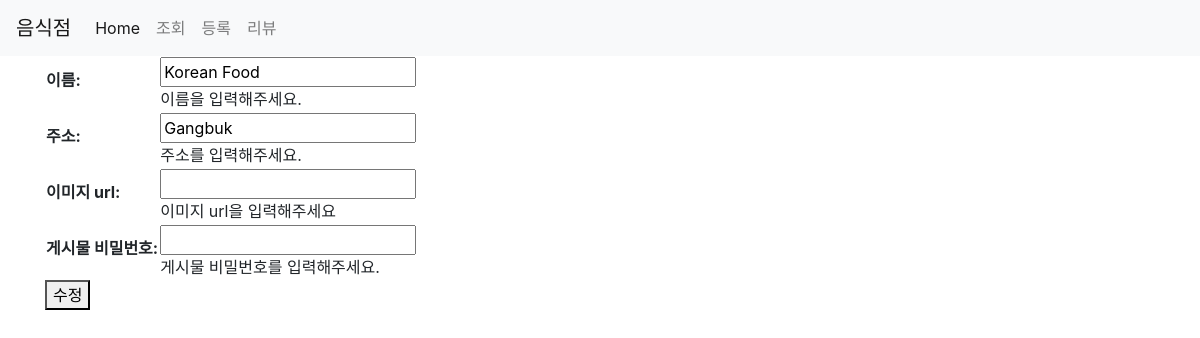
Before: /third/update/?id=2 with the older database file.
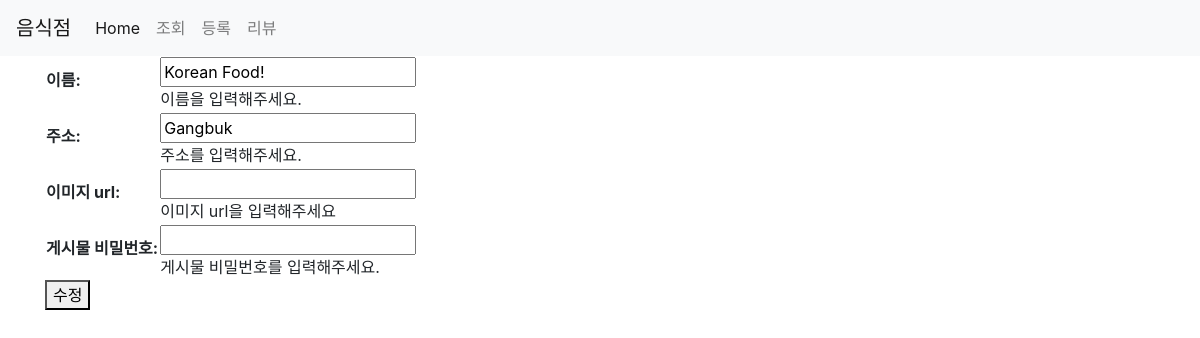
After: the same page with the newer database file.
### third/models.py (models this page shows)
class Restaurant(models.Model):
    name = models.CharField(max_length=30)
    address = models.CharField(max_length=200)
    password = models.CharField(max_length=20, default=None, null=True)
    image = models.CharField(max_length=500, default=None, null=True)
    created_at = models.DateTimeField(auto_now_add=True)
    updated_at = models.DateTimeField(auto_now=True)

### third/views.py (the view)
# urls.py: path('update/',views.update, name="restaurant-update"),
def update(request):
    if request.method == 'POST' and 'id' in request.POST:
        item = get_object_or_404(Restaurant,pk=request.POST.get('id'))
        password = request.POST.get('password','')
        form = UpdateRestaurantForm(request.POST, instance=item)
        if form.is_valid() and password == item.password:
            item = form.save()
    elif request.method == 'GET':
        item = get_object_or_404(Restaurant,pk=request.GET.get('id'))  # third/update?id=2 -> 이런식으로 데이터가 들어오는 경우
        form = RestaurantForm(instance=item)
        return render(request, 'third/update.html',{ 'form':form})
    return HttpResponseRedirect('/third/list/')

### third/forms.py
class RestaurantForm(ModelForm):
    class Meta:
        model = Restaurant
        fields = ['name','address', 'image', 'password']
        labels = {
            'name':_('이름'),
            'address':_('주소'),
            'image':_('이미지 url'),
            'password':_('게시물 비밀번호')
        }
        help_texts = {
            'name':_('이름을 입력해주세요.'),
            'address':_('주소를 입력해주세요.'),
            'image':_('이미지 url을 입력해주세요'),
            'password':_('게시물 비밀번호를 입력해주세요.')
        }
        widgets = {
            'password': forms.PasswordInput()
        }
        error_messages={
            'name': {
                'max_length': _('이름을 30자 이하로 해주세요.')
            },
            'image': {
                'max_length': _('image url을 500자 이하로 해주세요.')
            },
            'password': {
                'max_length': _('게시물 비밀번호를 20자 이하로 해주세요.')
            }
        }

### third/templates/third/update.html (shortened to what this page needs)
{% extends 'third/base.html' %}
{% load static %}
{% block content %}
<div class="container">
    <form action="{% url 'restaurant-update' %}" method="post">
        <table>
            {{ form.as_table }}
        </table>
        <button type="submit">수정</button>
    </form>
</div>
{% endblock %}

Changed rows visible on the page:
changed Restaurant "Gangbuk": name "Korean Food" → "Korean Food!"
